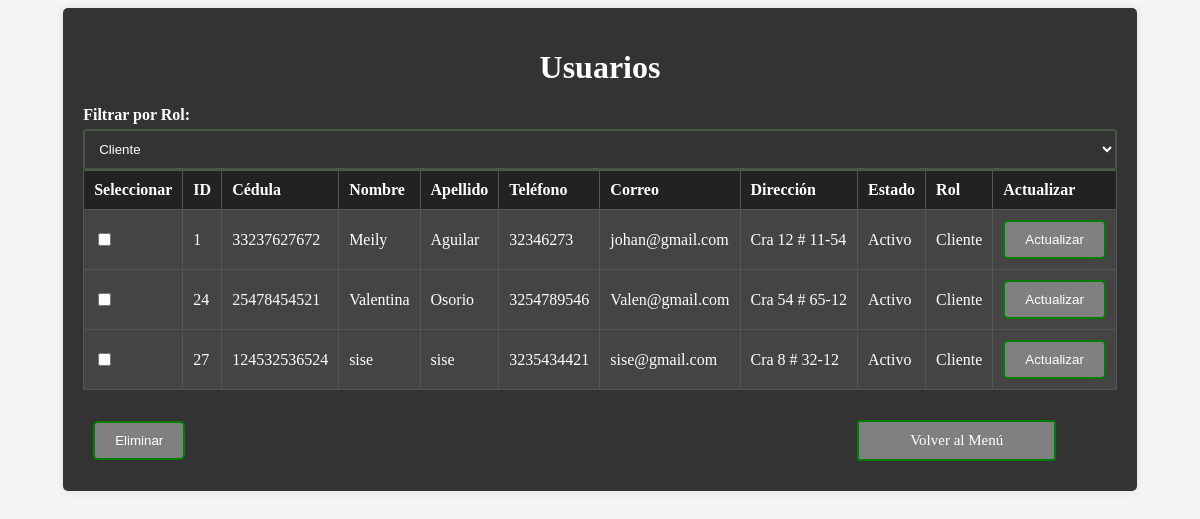
Page /Formularios/Admin/Usuarios/Usuariodate.php?filtro_rol=1 on the committed database.
### tables this page shows
CREATE TABLE `persona` (
  `id_Persona` int(11) NOT NULL,
  `nombres` varchar(250) NOT NULL,
  `apellidos` varchar(250) NOT NULL,
  `correo` varchar(250) NOT NULL,
  `Cedula` bigint(20) NOT NULL,
  `Telefono` bigint(20) NOT NULL,
  `Direccion` varchar(50) NOT NULL
);

CREATE TABLE `estado` (
  `id_estado` int(11) NOT NULL,
  `Nombre` varchar(20) NOT NULL
);

CREATE TABLE `rol` (
  `id_Rol` int(11) NOT NULL,
  `rol` varchar(250) NOT NULL
);

### Formularios/Admin/Usuarios/Usuariodate.php (the view, shortened to what this page needs)
<!DOCTYPE html>
<html lang="es">
<head>
    <link rel="stylesheet" href="../../../css/AdminUser.css?<?php echo time(); ?>">
</head>
<body>
<div class="container">
<h1>Usuarios</h1>
<form method="GET" action="">
    <label for="filtro_rol">Filtrar por Rol:</label>
    <select id="filtro_rol" name="filtro_rol" onchange="this.form.submit()">
        <?php
        include('../../../include/conexion.php');
         $query_roles = "SELECT * FROM rol WHERE id_Rol IN (1, 2)";
         $result_roles = mysqli_query($conn, $query_roles);
        while ($row = mysqli_fetch_assoc($result_roles)) {
            $selected = isset($_GET['filtro_rol']) && $_GET['filtro_rol'] == $row['id_Rol'] ? 'selected' : '';
            echo "<option value=\"{$row['id_Rol']}\" $selected>{$row['rol']}</option>";
        }
        ?>
    </select>
</form>
<?php
include('../../../include/Conexion.php');
$filtro_rol = isset($_GET['filtro_rol']) ? $_GET['filtro_rol'] : '';
$consulta = "
    SELECT persona.*, rol.rol, estado.Nombre
    FROM persona
    LEFT JOIN user_rol ON persona.id_Persona = user_rol.id_Persona
    LEFT JOIN rol ON user_rol.id_Rol = rol.id_Rol
    LEFT JOIN estado ON user_rol.id_estado = estado.id_estado
    WHERE user_rol.id_Rol IN (1, 2)";
if (!empty($filtro_rol)) {
    $consulta .= " AND user_rol.id_Rol  = $filtro_rol";
}
$resultado = mysqli_query($conn, $consulta);
if (mysqli_num_rows($resultado) > 0) {
    echo "<form id='eliminarForm' action='' method='post'>";
    echo "<table>";
    echo "<tr><th>Seleccionar</th><th>ID</th><th>Cédula</th><th>Nombre</th><th>Apellido</th><th>Teléfono</th><th>Correo</th><th>Dirección</th><th>Estado</th><th>Rol</th><th>Actualizar</th></tr>";
    while ($fila = mysqli_fetch_assoc($resultado)) {
        echo "<tr>";
        echo "<td><input type='checkbox' name='eliminar[]' value='" . $fila['id_Persona'] . "'></td>";
        echo "<td>" . $fila['id_Persona'] . "</td>";
        echo "<td>" . $fila['Cedula'] . "</td>";
        echo "<td>" . $fila['nombres'] . "</td>";
        echo "<td>" . $fila['apellidos'] . "</td>";
        echo "<td>" . $fila['Telefono'] . "</td>";
        echo "<td>" . $fila['correo'] . "</td>";
        echo "<td>" . $fila['Direccion'] . "</td>";
        echo "<td>" . $fila['Nombre'] . "</td>";
        echo "<td>" . $fila['rol'] . "</td>";
        echo "<td><input type='button' value='Actualizar' onclick='abrirModal(" . json_encode($fila) . ")' class='botonEditar'></td>";
        echo "</tr>";
    }
    echo "</table>";
    echo "<input type='button' value='Eliminar' onclick='confirmarEliminacion()' class='botonEliminar'>";
    echo "<a href='../../../template/Admin.php' class='btn'>Volver al Menú</a>";
    echo "</form>";
} else {
    echo "No hay registros para mostrar.";
}
?>
</div>
</body>
</html>

### css/AdminUser.css (style rules this page uses)
body { display: flex; justify-content: center; align-items: flex-start; min-height: 100vh; overflow: auto; background-color: #f5f5f5; }
.container { padding: 20px; background-color: #333; border-radius: 5px; box-shadow: 0 0 10px rgba(0, 0, 0, 0.1); }
h1 { text-align: center; color: white; margin-bottom: 20px; }
table { width: 100%; border-collapse: collapse; background-color: #444; margin-bottom: 20px; }
th, td { padding: 10px; border: 1px solid #555; text-align: left; color: white; }
th { background-color: #222; }
.btn { background-color: gray; color: white; border: 2px solid green; padding: 10px 20px; text-align: center; text-decoration: none; display: inline-block; font-size: 15px; margin: 10px 0; cursor: pointer; width: 15%; border-radius: 3px; }
label { font-weight: bold; display: block; margin-bottom: 5px; color: white; }
input[type="text"], input[type="number"], select, textarea { width: 100%; padding: 10px; border: 2px solid #485744; border-radius: 3px; box-sizing: border-box; background-color: #333; color: white; }
.botonEliminar { margin-right: 65%; margin-left: 10px; background-color: gray; color: white; border: 2px solid green; padding: 10px 20px; border-radius: 5px; cursor: pointer; transition: background-color 0.3s ease, color 0.3s ease; }
.botonEditar { background-color: gray; color: white; border: 2px solid green; padding: 10px 20px; border-radius: 5px; cursor: pointer; transition: background-color 0.3s ease, color 0.3s ease; }

### rows in the picture
persona: id_Persona "1", Cedula "33237627672", nombres "Meily", apellidos "Aguilar", Telefono "32346273", correo "johan@gmail.com", Direccion "Cra 12 # 11-54", estado.Nombre "Activo", rol.rol "Cliente"
persona: id_Persona "24", Cedula "25478454521", nombres "Valentina", apellidos "Osorio", Telefono "3254789546", correo "Valen@gmail.com", Direccion "Cra 54 # 65-12", estado.Nombre "Activo", rol.rol "Cliente"
persona: id_Persona "27", Cedula "124532536524", nombres "sise", apellidos "sise", Telefono "3235434421", correo "sise@gmail.com", Direccion "Cra 8 # 32-12", estado.Nombre "Activo", rol.rol "Cliente"

### other values in the picture
form field filtro_rol "Cliente"
